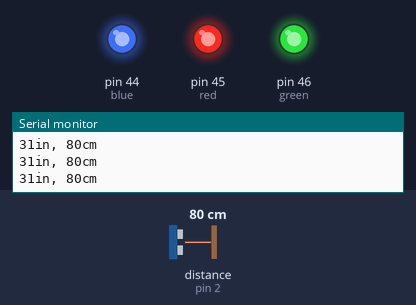
Simulated run of this sketch. Board: Arduino Mega 2560, built with avr-gcc and run on an emulated ATmega2560. Parts: output pins drawn as LEDs (lit = HIGH), the last lines printed to the serial monitor. Wiring (inferred from the names in the program): ultrasonic range finder: trigger pin 2; echo pin 2. Dashed ring = blinking. The inputs (shaded band) are chosen by the test bench; at power-on: distance to the obstacle (sensor on pin 2) 80 cm. The echo pulse lasts 58.3 µs per cm.

Above: at 1.2 s.
1.3 s: distance to the obstacle (sensor on pin 2) set to 14 cm
2.8 s: distance to the obstacle (sensor on pin 2) set to 11 cm
At 3.45 s:
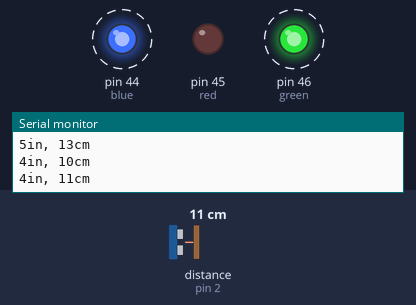
5.8 s: distance to the obstacle (sensor on pin 2) set to 18 cm
At 5.8 s:
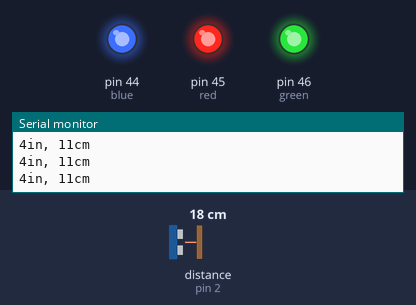
7.3 s: distance to the obstacle (sensor on pin 2) set to 2 cm
At 7.69 s:
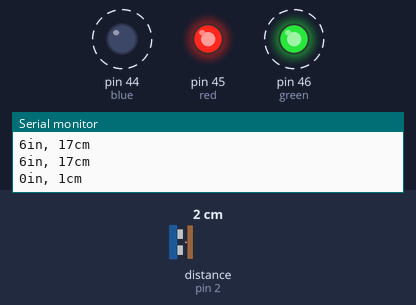
Timing chart, 0 to 11.3 s (numbered marks = the images above; inputs shaded):
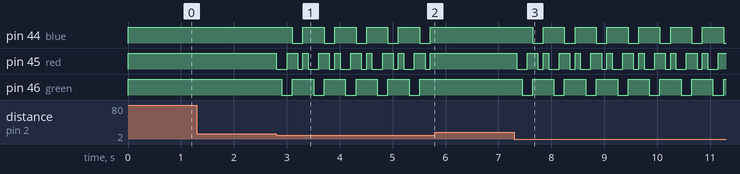

Measured:
- the behaviour switches between 13 and 12 cm on distance to the obstacle (sensor on pin 2) (found by bisection; images 0 and 1)
- after the input at 2.8 s, pin 44 (blue): alternates HIGH for 0.40 s and LOW for 0.20 s, starting after 0.31 s; pin 45 (red): HIGH → LOW at once, then repeats every 0.60 s: HIGH 0.20 s, LOW 0.10 s, HIGH 0.10 s, LOW 0.20 s; pin 46 (green): alternates HIGH for 0.40 s and LOW for 0.20 s, starting after 0.11 s
- after the input at 5.8 s, pin 44 (blue), pin 45 (red), pin 46 (green): stops changing and stays HIGH
- after the input at 7.3 s, pin 44 (blue): alternates HIGH for 0.40 s and LOW for 0.20 s, starting after 0.35 s; pin 45 (red): HIGH → LOW after 0.05 s, then repeats every 0.60 s: HIGH 0.20 s, LOW 0.10 s, HIGH 0.10 s, LOW 0.20 s; pin 46 (green): alternates HIGH for 0.40 s and LOW for 0.20 s, starting after 0.15 s

The sketch:

ping_test.ino
```cpp
/**
 * Ping))) Sensor
 */
const int pingPin = 2;
const int blue = 44;
const int red = 45;
const int green = 46;

void setup() {
  // initialize a LED
  pinMode(red, OUTPUT);
  pinMode(blue, OUTPUT);
  pinMode(green, OUTPUT);

  // initialize serial communication:
  Serial.begin(9600);
}

void loop() {
  digitalWrite(red, HIGH);
  digitalWrite(blue, HIGH);
  digitalWrite(green, HIGH);
  // establish variables for duration of the ping, and the distance result
  // in inches and centimeters:
  long duration, inches, cm;

  // The PING))) is triggered by a HIGH pulse of 2 or more microseconds.
  // Give a short LOW pulse beforehand to ensure a clean HIGH pulse:
  pinMode(pingPin, OUTPUT);
  digitalWrite(pingPin, LOW);
  delayMicroseconds(2);
  digitalWrite(pingPin, HIGH);
  delayMicroseconds(5);
  digitalWrite(pingPin, LOW);

  // The same pin is used to read the signal from the PING))): a HIGH pulse
  // whose duration is the time (in microseconds) from the sending of the ping
  // to the reception of its echo off of an object.
  pinMode(pingPin, INPUT);
  duration = pulseIn(pingPin, HIGH);


  // convert the time into a distance
  inches = microsecondsToInches(duration);
  cm = microsecondsToCentimeters(duration);

  // print out the distance detected
  Serial.print(inches);
  Serial.print("in, ");
  Serial.print(cm);
  Serial.print("cm");
  Serial.println();

  // if Quaffle detected, LED blinks
  if (inches < 5) {
    digitalWrite(red, LOW);
    delay(100);
    digitalWrite(green, LOW);
    delay(100);
    digitalWrite(red, HIGH);
    delay(100);
    digitalWrite(green, HIGH);
    digitalWrite(blue, LOW);
    delay(100);
    digitalWrite(red, LOW);
    delay(100);
    digitalWrite(red, HIGH);
    digitalWrite(blue, HIGH);
    digitalWrite(green, HIGH);
  }

  delay(100);
}

long microsecondsToInches(long microseconds) {
  return microseconds / 74 / 2;
}
long microsecondsToCentimeters(long microseconds) {
  return microseconds / 29 / 2;
}
```
